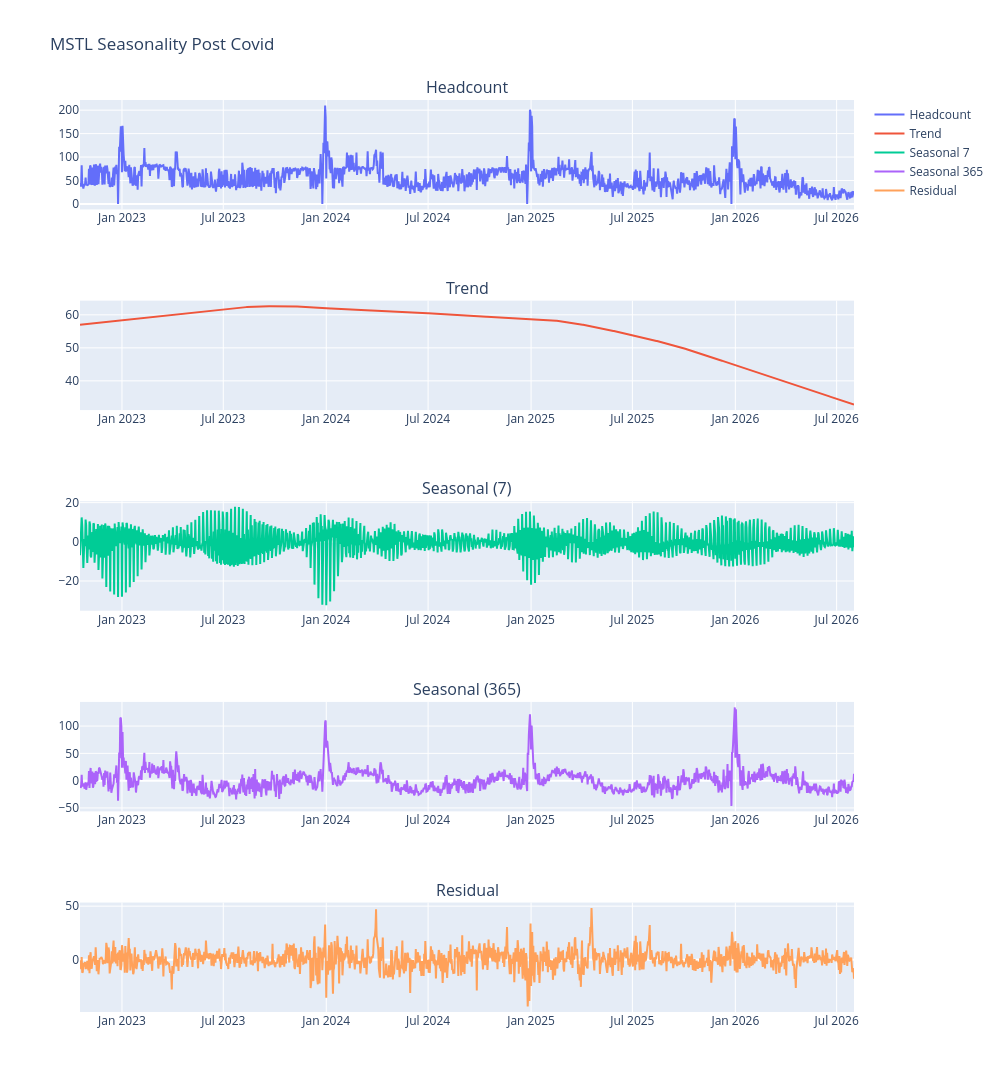

Notebook code cell kept with this figure:
### Code cell
# post_covid_df.loc[post_covid_df["xmas_flag"], "headcount"] = np.nan
# post_covid_df["headcount"] = post_covid_df["headcount"].ffill()

mstl_result = MSTL(post_covid_df["headcount"], periods=(7,365)).fit()
mstl_result.seasonal["seasonal_7"]

fig = make_subplots(rows=5, cols=1, shared_xaxes=True, 
                     subplot_titles=("Headcount", "Trend", "Seasonal (7)", "Seasonal (365)", "Residual"))

fig.add_trace(go.Scatter(x=post_covid_df.index, y=post_covid_df["headcount"] , name="Headcount"), row=1, col=1)
fig.add_trace(go.Scatter(x=mstl_result.trend.index, y=mstl_result.trend, name="Trend"), row=2, col=1)
fig.add_trace(go.Scatter(x=mstl_result.seasonal.index, y=mstl_result.seasonal["seasonal_7"], name="Seasonal 7"), row=3, col=1)
fig.add_trace(go.Scatter(x=mstl_result.seasonal.index, y=mstl_result.seasonal["seasonal_365"], name="Seasonal 365"), row=4, col=1)
fig.add_trace(go.Scatter(x=mstl_result.resid.index, y=mstl_result.resid, name="Residual"), row=5, col=1)

fig.update_layout(height=1200, width=1000, title_text = "MSTL Seasonality Post Covid")
fig.update_xaxes(showticklabels=True)
fig.show()

### Figure 1 — Plotly figure (JSON) as saved in the notebook; plotly's stock layout.template omitted (floating-point values rounded to 4 significant figures; data arrays with more than 128 entries replaced by an {"elided": "..."} marker saying what was removed)
{"data": [{"name": "Headcount", "type": "scatter", "x": {"elided": "1384 str values"}, "xaxis": "x", "y": {"elided": "1384 float values"}, "yaxis": "y"}, {"name": "Trend", "type": "scatter", "x": {"elided": "1384 str values"}, "xaxis": "x2", "y": {"elided": "1384 float values"}, "yaxis": "y2"}, {"name": "Seasonal 7", "type": "scatter", "x": {"elided": "1384 str values"}, "xaxis": "x3", "y": {"elided": "1384 float values"}, "yaxis": "y3"}, {"name": "Seasonal 365", "type": "scatter", "x": {"elided": "1384 str values"}, "xaxis": "x4", "y": {"elided": "1384 float values"}, "yaxis": "y4"}, {"name": "Residual", "type": "scatter", "x": {"elided": "1384 str values"}, "xaxis": "x5", "y": {"elided": "1384 float values"}, "yaxis": "y5"}], "layout": {"annotations": [{"font": {"size": 16}, "showarrow": false, "text": "Headcount", "x": 0.5, "xanchor": "center", "xref": "paper", "y": 1, "yanchor": "bottom", "yref": "paper"}, {"font": {"size": 16}, "showarrow": false, "text": "Trend", "x": 0.5, "xanchor": "center", "xref": "paper", "y": 0.78, "yanchor": "bottom", "yref": "paper"}, {"font": {"size": 16}, "showarrow": false, "text": "Seasonal (7)", "x": 0.5, "xanchor": "center", "xref": "paper", "y": 0.56, "yanchor": "bottom", "yref": "paper"}, {"font": {"size": 16}, "showarrow": false, "text": "Seasonal (365)", "x": 0.5, "xanchor": "center", "xref": "paper", "y": 0.34, "yanchor": "bottom", "yref": "paper"}, {"font": {"size": 16}, "showarrow": false, "text": "Residual", "x": 0.5, "xanchor": "center", "xref": "paper", "y": 0.12, "yanchor": "bottom", "yref": "paper"}], "height": 1200, "title": {"text": "MSTL Seasonality Post Covid"}, "width": 1000, "xaxis": {"anchor": "y", "domain": [0, 1], "matches": "x5", "showticklabels": true}, "xaxis2": {"anchor": "y2", "domain": [0, 1], "matches": "x5", "showticklabels": true}, "xaxis3": {"anchor": "y3", "domain": [0, 1], "matches": "x5", "showticklabels": true}, "xaxis4": {"anchor": "y4", "domain": [0, 1], "matches": "x5", "showticklabels": true}, "xaxis5": {"anchor": "y5", "domain": [0, 1], "showticklabels": true}, "yaxis": {"anchor": "x", "domain": [0.88, 1]}, "yaxis2": {"anchor": "x2", "domain": [0.66, 0.78]}, "yaxis3": {"anchor": "x3", "domain": [0.44, 0.56]}, "yaxis4": {"anchor": "x4", "domain": [0.22, 0.34]}, "yaxis5": {"anchor": "x5", "domain": [0, 0.12]}}}
